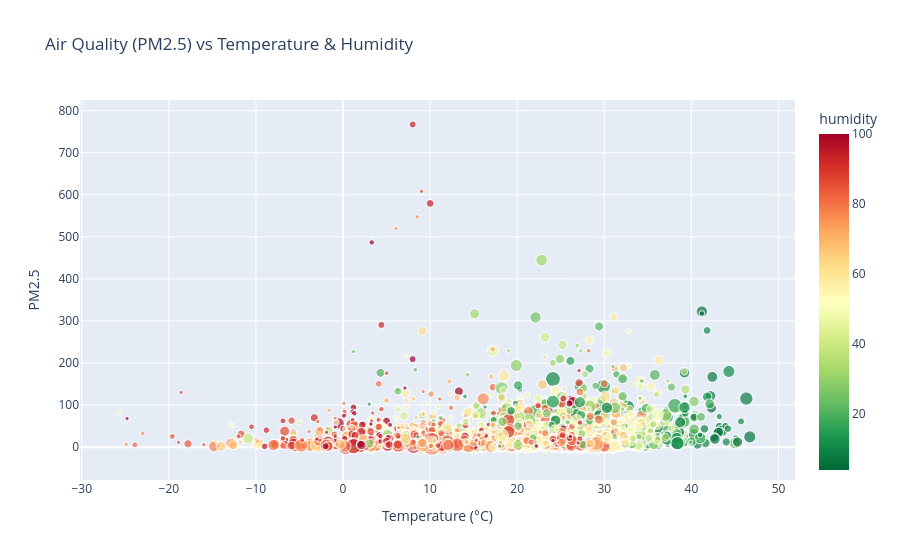

The cell this chart's notebook holds for it:
### Code cell
fig = px.scatter(df.sample(5000), 
                 x='temperature_celsius', 
                 y='air_quality_PM2.5',
                 color='humidity',
                 size='wind_kph',
                 hover_name='country',
                 color_continuous_scale='RdYlGn_r',
                 title='Air Quality (PM2.5) vs Temperature & Humidity',
                 labels={'temperature_celsius': 'Temperature (°C)',
                         'air_quality_PM2.5': 'PM2.5'})
fig.show()

### Figure 1 — Plotly figure (JSON) as saved in the notebook; plotly's stock layout.template omitted (floating-point values rounded to 4 significant figures; data arrays with more than 128 entries replaced by an {"elided": "..."} marker saying what was removed)
{"data": [{"hovertemplate": "<b>%{hovertext}</b><br><br>Temperature (°C)=%{x}<br>PM2.5=%{y}<br>wind_kph=%{marker.size}<br>humidity=%{marker.color}<extra></extra>", "hovertext": {"elided": "5000 str values"}, "legendgroup": "", "marker": {"color": {"elided": "5000 int values"}, "coloraxis": "coloraxis", "size": {"elided": "5000 float values"}, "sizemode": "area", "sizeref": 0.19, "symbol": "circle"}, "mode": "markers", "name": "", "showlegend": false, "type": "scattergl", "x": {"elided": "5000 float values"}, "xaxis": "x", "y": {"elided": "5000 float values"}, "yaxis": "y"}], "layout": {"coloraxis": {"colorbar": {"title": {"text": "humidity"}}, "colorscale": [[0, "rgb(0,104,55)"], [0.1, "rgb(26,152,80)"], [0.2, "rgb(102,189,99)"], [0.3, "rgb(166,217,106)"], [0.4, "rgb(217,239,139)"], [0.5, "rgb(255,255,191)"], [0.6, "rgb(254,224,139)"], [0.7, "rgb(253,174,97)"], [0.8, "rgb(244,109,67)"], [0.9, "rgb(215,48,39)"], [1, "rgb(165,0,38)"]]}, "legend": {"itemsizing": "constant", "tracegroupgap": 0}, "title": {"text": "Air Quality (PM2.5) vs Temperature & Humidity"}, "xaxis": {"anchor": "y", "domain": [0, 1], "title": {"text": "Temperature (°C)"}}, "yaxis": {"anchor": "x", "domain": [0, 1], "title": {"text": "PM2.5"}}}}
